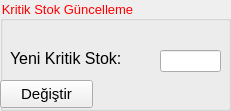
   <widget class="QGroupBox" name="groupBox_2">
    <property name="geometry">
     <rect>
      <x>870</x>
      <y>0</y>
      <width>231</width>
      <height>111</height>
     </rect>
    </property>
    <property name="font">
     <font>
      <pointsize>10</pointsize>
     </font>
    </property>
    <property name="styleSheet">
     <string notr="true">color: rgb(255, 0, 0);</string>
    </property>
    <property name="title">
     <string>Kritik Stok Güncelleme</string>
    </property>
    <widget class="QLabel" name="label">
     <property name="geometry">
      <rect>
       <x>10</x>
       <y>50</y>
       <width>151</width>
       <height>16</height>
      </rect>
     </property>
     <property name="font">
      <font>
       <pointsize>12</pointsize>
      </font>
     </property>
     <property name="styleSheet">
      <string notr="true">color: rgb(0, 0, 0);</string>
     </property>
     <property name="text">
      <string>Yeni Kritik Stok:</string>
     </property>
    </widget>
    <widget class="QLineEdit" name="Kritk_stok_degistir">
     <property name="geometry">
      <rect>
       <x>160</x>
       <y>50</y>
       <width>61</width>
       <height>22</height>
      </rect>
     </property>
     <property name="styleSheet">
      <string notr="true">color: rgb(0, 0, 0);</string>
     </property>
     <property name="text">
      <string/>
     </property>
    </widget>
    <widget class="QPushButton" name="Kritk_stok_degistir_bt">
     <property name="geometry">
      <rect>
       <x>0</x>
       <y>80</y>
       <width>93</width>
       <height>28</height>
      </rect>
     </property>
     <property name="font">
      <font>
       <pointsize>11</pointsize>
      </font>
     </property>
     <property name="styleSheet">
      <string notr="true">color: rgb(0, 0, 0);</string>
     </property>
     <property name="text">
      <string>Değiştir</string>
     </property>
    </widget>
    <widget class="QLabel" name="Krtik_satok_No">
     <property name="geometry">
      <rect>
       <x>10</x>
       <y>20</y>
       <width>101</width>
       <height>21</height>
      </rect>
     </property>
     <property name="font">
      <font>
       <pointsize>12</pointsize>
      </font>
     </property>
     <property name="styleSheet">
      <string notr="true">color: rgb(255, 0, 0);</string>
     </property>
     <property name="text">
      <string/>
     </property>
    </widget>
   </widget>
